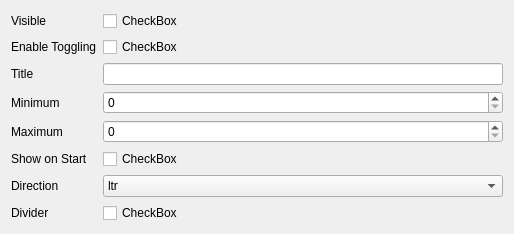
             <widget class="QWidget" name="page_3">
              <property name="geometry">
               <rect>
                <x>0</x>
                <y>0</y>
                <width>514</width>
                <height>208</height>
               </rect>
              </property>
              <attribute name="label">
               <string>Panel4</string>
              </attribute>
              <layout class="QFormLayout" name="formLayout_7">
               <item row="0" column="0">
                <widget class="QLabel" name="label_31">
                 <property name="text">
                  <string>Visible</string>
                 </property>
                </widget>
               </item>
               <item row="0" column="1">
                <widget class="AnimatedCheck" name="builder__panel4__visible">
                 <property name="text">
                  <string>CheckBox</string>
                 </property>
                </widget>
               </item>
               <item row="1" column="0">
                <widget class="QLabel" name="label_28">
                 <property name="text">
                  <string>Enable Toggling</string>
                 </property>
                </widget>
               </item>
               <item row="1" column="1">
                <widget class="AnimatedCheck" name="builder__panel4__toggle">
                 <property name="text">
                  <string>CheckBox</string>
                 </property>
                </widget>
               </item>
               <item row="2" column="0">
                <widget class="QLabel" name="label_30">
                 <property name="text">
                  <string>Title</string>
                 </property>
                </widget>
               </item>
               <item row="2" column="1">
                <widget class="QLineEdit" name="builder__panel4__title"/>
               </item>
               <item row="3" column="0">
                <widget class="QLabel" name="label_32">
                 <property name="text">
                  <string>Minimum</string>
                 </property>
                </widget>
               </item>
               <item row="3" column="1">
                <widget class="QSpinBox" name="builder__panel4__minimum"/>
               </item>
               <item row="4" column="0">
                <widget class="QLabel" name="label_27">
                 <property name="text">
                  <string>Maximum</string>
                 </property>
                </widget>
               </item>
               <item row="4" column="1">
                <widget class="QSpinBox" name="builder__panel4__maximum"/>
               </item>
               <item row="5" column="0">
                <widget class="QLabel" name="label_26">
                 <property name="text">
                  <string>Show on Start</string>
                 </property>
                </widget>
               </item>
               <item row="5" column="1">
                <widget class="AnimatedCheck" name="builder__panel4__show_onstart">
                 <property name="text">
                  <string>CheckBox</string>
                 </property>
                </widget>
               </item>
               <item row="6" column="0">
                <widget class="QLabel" name="label_29">
                 <property name="text">
                  <string>Direction</string>
                 </property>
                </widget>
               </item>
               <item row="6" column="1">
                <widget class="QComboBox" name="builder__panel4__direction">
                 <item>
                  <property name="text">
                   <string>ltr</string>
                  </property>
                 </item>
                 <item>
                  <property name="text">
                   <string>rtl</string>
                  </property>
                 </item>
                </widget>
               </item>
               <item row="7" column="0">
                <widget class="QLabel" name="label_51">
                 <property name="text">
                  <string>Divider</string>
                 </property>
                </widget>
               </item>
               <item row="7" column="1">
                <widget class="AnimatedCheck" name="builder__panel4__divider">
                 <property name="text">
                  <string>CheckBox</string>
                 </property>
                </widget>
               </item>
              </layout>
             </widget>
